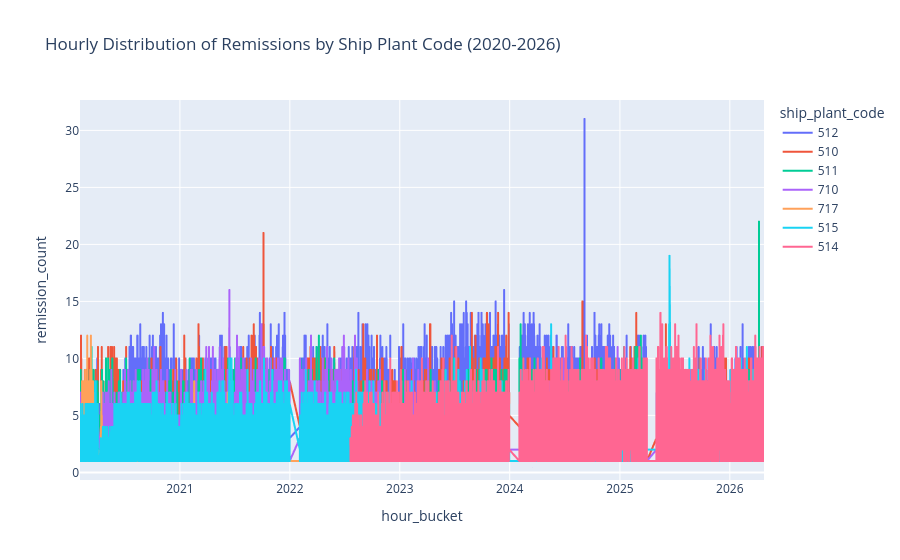

Source (notebook cell):
### Code cell
# Analyze hourly distribution of remission count by ship_plant_code
hourly_distribution = (
    remissions
    .assign(hour_bucket=remissions["typed_time"].dt.floor("h"))
    .groupby(["hour_bucket", "ship_plant_code"], as_index=False)
    .size()
    .rename(columns={"size": "remission_count"})
)

hourly_distribution["u_Volumen"] = hourly_distribution["remission_count"]

fig = px.line(
    hourly_distribution,
    x="hour_bucket",
    y="remission_count",
    color="ship_plant_code",
    title="Hourly Distribution of Remissions by Ship Plant Code (2020-2026)"
)
fig.show()

### Figure 1 — Plotly figure (JSON) as saved in the notebook; plotly's stock layout.template omitted (floating-point values rounded to 4 significant figures; data arrays with more than 128 entries replaced by an {"elided": "..."} marker saying what was removed)
{"data": [{"hovertemplate": "ship_plant_code=512<br>hour_bucket=%{x}<br>remission_count=%{y}<extra></extra>", "legendgroup": "512", "line": {"color": "#636efa", "dash": "solid"}, "marker": {"symbol": "circle"}, "mode": "lines", "name": "512", "showlegend": true, "type": "scattergl", "x": {"elided": "16607 str values"}, "xaxis": "x", "y": {"elided": "16607 int values"}, "yaxis": "y"}, {"hovertemplate": "ship_plant_code=510<br>hour_bucket=%{x}<br>remission_count=%{y}<extra></extra>", "legendgroup": "510", "line": {"color": "#EF553B", "dash": "solid"}, "marker": {"symbol": "circle"}, "mode": "lines", "name": "510", "showlegend": true, "type": "scattergl", "x": {"elided": "16590 str values"}, "xaxis": "x", "y": {"elided": "16590 int values"}, "yaxis": "y"}, {"hovertemplate": "ship_plant_code=511<br>hour_bucket=%{x}<br>remission_count=%{y}<extra></extra>", "legendgroup": "511", "line": {"color": "#00cc96", "dash": "solid"}, "marker": {"symbol": "circle"}, "mode": "lines", "name": "511", "showlegend": true, "type": "scattergl", "x": {"elided": "16608 str values"}, "xaxis": "x", "y": {"elided": "16608 int values"}, "yaxis": "y"}, {"hovertemplate": "ship_plant_code=710<br>hour_bucket=%{x}<br>remission_count=%{y}<extra></extra>", "legendgroup": "710", "line": {"color": "#ab63fa", "dash": "solid"}, "marker": {"symbol": "circle"}, "mode": "lines", "name": "710", "showlegend": true, "type": "scattergl", "x": {"elided": "13814 str values"}, "xaxis": "x", "y": {"elided": "13814 int values"}, "yaxis": "y"}, {"hovertemplate": "ship_plant_code=717<br>hour_bucket=%{x}<br>remission_count=%{y}<extra></extra>", "legendgroup": "717", "line": {"color": "#FFA15A", "dash": "solid"}, "marker": {"symbol": "circle"}, "mode": "lines", "name": "717", "showlegend": true, "type": "scattergl", "x": {"elided": "590 str values"}, "xaxis": "x", "y": {"elided": "590 int values"}, "yaxis": "y"}, {"hovertemplate": "ship_plant_code=515<br>hour_bucket=%{x}<br>remission_count=%{y}<extra></extra>", "legendgroup": "515", "line": {"color": "#19d3f3", "dash": "solid"}, "marker": {"symbol": "circle"}, "mode": "lines", "name": "515", "showlegend": true, "type": "scattergl", "x": {"elided": "16524 str values"}, "xaxis": "x", "y": {"elided": "16524 int values"}, "yaxis": "y"}, {"hovertemplate": "ship_plant_code=514<br>hour_bucket=%{x}<br>remission_count=%{y}<extra></extra>", "legendgroup": "514", "line": {"color": "#FF6692", "dash": "solid"}, "marker": {"symbol": "circle"}, "mode": "lines", "name": "514", "showlegend": true, "type": "scattergl", "x": {"elided": "9677 str values"}, "xaxis": "x", "y": {"elided": "9677 int values"}, "yaxis": "y"}], "layout": {"legend": {"title": {"text": "ship_plant_code"}, "tracegroupgap": 0}, "title": {"text": "Hourly Distribution of Remissions by Ship Plant Code (2020-2026)"}, "xaxis": {"anchor": "y", "domain": [0, 1], "title": {"text": "hour_bucket"}}, "yaxis": {"anchor": "x", "domain": [0, 1], "title": {"text": "remission_count"}}}}
